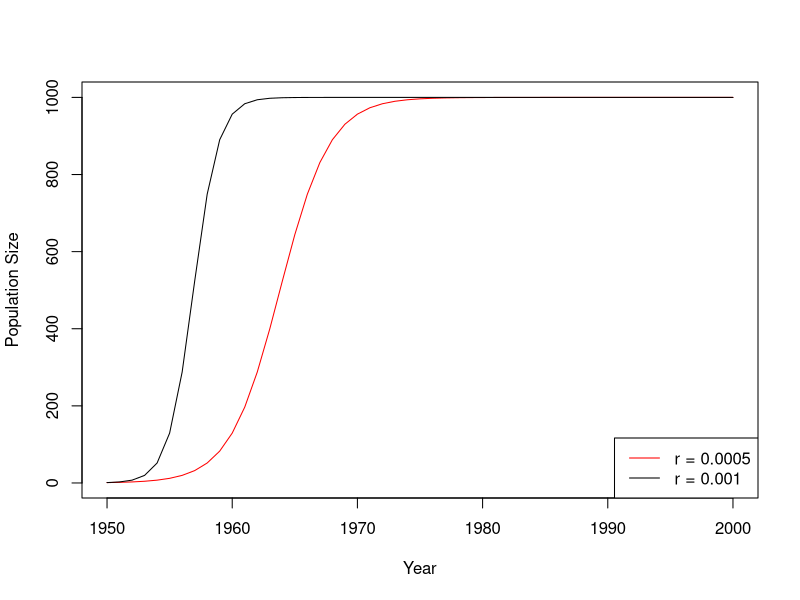

R code for this plot:
#ZOO 800 - Homework 1 - Olaf Jensen - September 5, 2025

#Set parameter values
K = 1000
r = 0.0005
N0 = 1

#Objective 1

#Create a vector of years
year_vec = seq(1950,2025)

#Population model
pop_vec = K/(((K-N0)/N0)*exp(-r*K*(year_vec-1950))+1)


#Objective 2

#Subset the data to 1950 to 2000
year_vec_trunc = year_vec[1:51]
pop_vec_trunc = pop_vec[1:51]

#Checking if truncation worked correctly - it did so I comment out next line
#max(year_vec_trunc)

#Plot the original data - first opening png to capture the plot
png(filename = "C:/Data/Wisconsin2/Teaching/QuantMethods/Week_1/Figures/HW_Week1.png")
plot(year_vec_trunc, pop_vec_trunc, type = "l", col = "red",
     xlab = "Year", ylab = "Population Size")

#Generate predictions for the model with r doubled

#create a new r parameter
r2 = 2*r

pop_vec_trunc_r2 = K/(((K-N0)/N0)*exp(-r2*K*(year_vec_trunc-1950))+1)

#Add this second population model to the plot
lines(year_vec_trunc, pop_vec_trunc_r2, col = "black")

#Add a legend
legend("bottomright", legend = c("r = 0.0005", "r = 0.001"), col = c("red", "black"), lty = 1)

#Objective 3

#Export the figure
dev.off()
